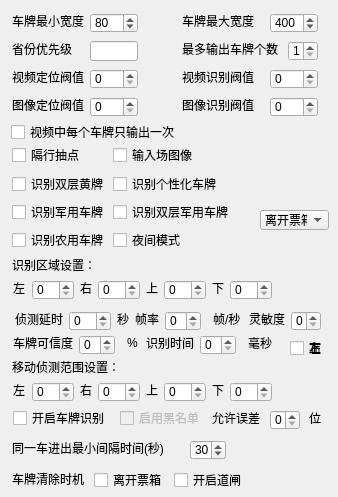
   <widget class="QWidget" name="tab1">
    <attribute name="title">
     <string>第一路视频</string>
    </attribute>
    <widget class="QLabel" name="lblParam11">
     <property name="geometry">
      <rect>
       <x>12</x>
       <y>13</y>
       <width>72</width>
       <height>16</height>
      </rect>
     </property>
     <property name="styleSheet">
      <string notr="true">background-image: url(none);</string>
     </property>
     <property name="text">
      <string>车牌最小宽度</string>
     </property>
    </widget>
    <widget class="QLabel" name="lblParam13">
     <property name="geometry">
      <rect>
       <x>12</x>
       <y>41</y>
       <width>60</width>
       <height>16</height>
      </rect>
     </property>
     <property name="styleSheet">
      <string notr="true">background-image: url(none);</string>
     </property>
     <property name="text">
      <string>省份优先级</string>
     </property>
    </widget>
    <widget class="QLabel" name="lblParam15">
     <property name="geometry">
      <rect>
       <x>12</x>
       <y>69</y>
       <width>72</width>
       <height>16</height>
      </rect>
     </property>
     <property name="styleSheet">
      <string notr="true">background-image: url(none);</string>
     </property>
     <property name="text">
      <string>视频定位阀值</string>
     </property>
    </widget>
    <widget class="QLabel" name="lblParam17">
     <property name="geometry">
      <rect>
       <x>12</x>
       <y>97</y>
       <width>72</width>
       <height>16</height>
      </rect>
     </property>
     <property name="styleSheet">
      <string notr="true">background-image: url(none);</string>
     </property>
     <property name="text">
      <string>图像定位阀值</string>
     </property>
    </widget>
    <widget class="QLabel" name="lblParam18">
     <property name="geometry">
      <rect>
       <x>182</x>
       <y>97</y>
       <width>72</width>
       <height>16</height>
      </rect>
     </property>
     <property name="styleSheet">
      <string notr="true">background-image: url(none);</string>
     </property>
     <property name="text">
      <string>图像识别阀值</string>
     </property>
    </widget>
    <widget class="QLabel" name="lblParam14">
     <property name="geometry">
      <rect>
       <x>182</x>
       <y>41</y>
       <width>96</width>
       <height>16</height>
      </rect>
     </property>
     <property name="styleSheet">
      <string notr="true">background-image: url(none);</string>
     </property>
     <property name="text">
      <string>最多输出车牌个数</string>
     </property>
    </widget>
    <widget class="QLabel" name="lblParam16">
     <property name="geometry">
      <rect>
       <x>182</x>
       <y>69</y>
       <width>72</width>
       <height>16</height>
      </rect>
     </property>
     <property name="styleSheet">
      <string notr="true">background-image: url(none);</string>
     </property>
     <property name="text">
      <string>视频识别阀值</string>
     </property>
    </widget>
    <widget class="QLabel" name="lblParam12">
     <property name="geometry">
      <rect>
       <x>182</x>
       <y>13</y>
       <width>72</width>
       <height>16</height>
      </rect>
     </property>
     <property name="styleSheet">
      <string notr="true">background-image: url(none);</string>
     </property>
     <property name="text">
      <string>车牌最大宽度</string>
     </property>
    </widget>
    <widget class="QSpinBox" name="val11">
     <property name="geometry">
      <rect>
       <x>90</x>
       <y>13</y>
       <width>48</width>
       <height>20</height>
      </rect>
     </property>
     <property name="styleSheet">
      <string notr="true">background-image: url(none);</string>
     </property>
     <property name="maximum">
      <number>999</number>
     </property>
     <property name="value">
      <number>80</number>
     </property>
    </widget>
    <widget class="QSpinBox" name="val12">
     <property name="geometry">
      <rect>
       <x>270</x>
       <y>13</y>
       <width>48</width>
       <height>20</height>
      </rect>
     </property>
     <property name="styleSheet">
      <string notr="true">background-image: url(none);</string>
     </property>
     <property name="maximum">
      <number>9999</number>
     </property>
     <property name="value">
      <number>400</number>
     </property>
    </widget>
    <widget class="QSpinBox" name="val16">
     <property name="geometry">
      <rect>
       <x>270</x>
       <y>69</y>
       <width>48</width>
       <height>20</height>
      </rect>
     </property>
     <property name="styleSheet">
      <string notr="true">background-image: url(none);</string>
     </property>
     <property name="maximum">
      <number>9</number>
     </property>
    </widget>
    <widget class="QSpinBox" name="val18">
     <property name="geometry">
      <rect>
       <x>270</x>
       <y>97</y>
       <width>48</width>
       <height>20</height>
      </rect>
     </property>
     <property name="styleSheet">
      <string notr="true">background-image: url(none);</string>
     </property>
     <property name="maximum">
      <number>9</number>
     </property>
    </widget>
    <widget class="QSpinBox" name="val17">
     <property name="geometry">
      <rect>
       <x>90</x>
       <y>97</y>
       <width>48</width>
       <height>20</height>
      </rect>
     </property>
     <property name="styleSheet">
      <string notr="true">background-image: url(none);</string>
     </property>
     <property name="maximum">
      <number>9</number>
     </property>
    </widget>
    <widget class="QSpinBox" name="val15">
     <property name="geometry">
      <rect>
       <x>90</x>
       <y>69</y>
       <width>48</width>
       <height>20</height>
      </rect>
     </property>
     <property name="styleSheet">
      <string notr="true">background-image: url(none);</string>
     </property>
     <property name="maximum">
      <number>9</number>
     </property>
    </widget>
    <widget class="QLineEdit" name="val13">
     <property name="geometry">
      <rect>
       <x>90</x>
       <y>41</y>
       <width>48</width>
       <height>20</height>
      </rect>
     </property>
     <property name="styleSheet">
      <string notr="true">background-image: url(none);</string>
     </property>
    </widget>
    <widget class="QSpinBox" name="val14">
     <property name="geometry">
      <rect>
       <x>288</x>
       <y>41</y>
       <width>30</width>
       <height>20</height>
      </rect>
     </property>
     <property name="styleSheet">
      <string notr="true">background-image: url(none);</string>
     </property>
     <property name="minimum">
      <number>1</number>
     </property>
     <property name="maximum">
      <number>6</number>
     </property>
    </widget>
    <widget class="QCheckBox" name="val19">
     <property name="geometry">
      <rect>
       <x>11</x>
       <y>124</y>
       <width>167</width>
       <height>16</height>
      </rect>
     </property>
     <property name="styleSheet">
      <string notr="true">background-image: url(none);</string>
     </property>
     <property name="text">
      <string>视频中每个车牌只输出一次</string>
     </property>
    </widget>
    <widget class="QCheckBox" name="val112">
     <property name="geometry">
      <rect>
       <x>12</x>
       <y>176</y>
       <width>95</width>
       <height>16</height>
      </rect>
     </property>
     <property name="styleSheet">
      <string notr="true">background-image: url(none);</string>
     </property>
     <property name="text">
      <string>识别双层黄牌</string>
     </property>
    </widget>
    <widget class="QCheckBox" name="val115">
     <property name="geometry">
      <rect>
       <x>113</x>
       <y>204</y>
       <width>119</width>
       <height>16</height>
      </rect>
     </property>
     <property name="styleSheet">
      <string notr="true">background-image: url(none);</string>
     </property>
     <property name="text">
      <string>识别双层军用车牌</string>
     </property>
    </widget>
    <widget class="QCheckBox" name="val116">
     <property name="geometry">
      <rect>
       <x>12</x>
       <y>232</y>
       <width>95</width>
       <height>16</height>
      </rect>
     </property>
     <property name="styleSheet">
      <string notr="true">background-image: url(none);</string>
     </property>
     <property name="text">
      <string>识别农用车牌</string>
     </property>
    </widget>
    <widget class="QCheckBox" name="val113">
     <property name="geometry">
      <rect>
       <x>113</x>
       <y>176</y>
       <width>107</width>
       <height>16</height>
      </rect>
     </property>
     <property name="styleSheet">
      <string notr="true">background-image: url(none);</string>
     </property>
     <property name="text">
      <string>识别个性化车牌</string>
     </property>
    </widget>
    <widget class="QCheckBox" name="val110">
     <property name="geometry">
      <rect>
       <x>12</x>
       <y>147</y>
       <width>71</width>
       <height>16</height>
      </rect>
     </property>
     <property name="styleSheet">
      <string notr="true">background-image: url(none);</string>
     </property>
     <property name="text">
      <string>隔行抽点</string>
     </property>
    </widget>
    <widget class="QCheckBox" name="val114">
     <property name="geometry">
      <rect>
       <x>12</x>
       <y>204</y>
       <width>95</width>
       <height>16</height>
      </rect>
     </property>
     <property name="styleSheet">
      <string notr="true">background-image: url(none);</string>
     </property>
     <property name="text">
      <string>识别军用车牌</string>
     </property>
    </widget>
    <widget class="QCheckBox" name="val111">
     <property name="geometry">
      <rect>
       <x>113</x>
       <y>147</y>
       <width>83</width>
       <height>16</height>
      </rect>
     </property>
     <property name="styleSheet">
      <string notr="true">background-image: url(none);</string>
     </property>
     <property name="text">
      <string>输入场图像</string>
     </property>
    </widget>
    <widget class="QCheckBox" name="val117">
     <property name="geometry">
      <rect>
       <x>113</x>
       <y>232</y>
       <width>71</width>
       <height>16</height>
      </rect>
     </property>
     <property name="styleSheet">
      <string notr="true">background-image: url(none);</string>
     </property>
     <property name="text">
      <string>夜间模式</string>
     </property>
    </widget>
    <widget class="QLabel" name="label">
     <property name="geometry">
      <rect>
       <x>12</x>
       <y>255</y>
       <width>91</width>
       <height>20</height>
      </rect>
     </property>
     <property name="styleSheet">
      <string notr="true">background-image: url(none);</string>
     </property>
     <property name="text">
      <string>识别区域设置：</string>
     </property>
    </widget>
    <widget class="QLabel" name="label_2">
     <property name="geometry">
      <rect>
       <x>13</x>
       <y>280</y>
       <width>16</width>
       <height>16</height>
      </rect>
     </property>
     <property name="styleSheet">
      <string notr="true">background-image: url(none);</string>
     </property>
     <property name="text">
      <string>左</string>
     </property>
    </widget>
    <widget class="QLabel" name="label_3">
     <property name="geometry">
      <rect>
       <x>80</x>
       <y>280</y>
       <width>16</width>
       <height>16</height>
      </rect>
     </property>
     <property name="styleSheet">
      <string notr="true">background-image: url(none);</string>
     </property>
     <property name="text">
      <string>右</string>
     </property>
    </widget>
    <widget class="QLabel" name="label_4">
     <property name="geometry">
      <rect>
       <x>146</x>
       <y>280</y>
       <width>16</width>
       <height>16</height>
      </rect>
     </property>
     <property name="styleSheet">
      <string notr="true">background-image: url(none);</string>
     </property>
     <property name="text">
      <string>上</string>
     </property>
    </widget>
    <widget class="QLabel" name="label_5">
     <property name="geometry">
      <rect>
       <x>212</x>
       <y>280</y>
       <width>16</width>
       <height>16</height>
      </rect>
     </property>
     <property name="styleSheet">
      <string notr="true">background-image: url(none);</string>
     </property>
     <property name="text">
      <string>下</string>
     </property>
    </widget>
    <widget class="QSpinBox" name="val118">
     <property name="geometry">
      <rect>
       <x>32</x>
       <y>280</y>
       <width>42</width>
       <height>20</height>
      </rect>
     </property>
     <property name="styleSheet">
      <string notr="true">background-image: url(none);</string>
     </property>
     <property name="maximum">
      <number>999</number>
     </property>
    </widget>
    <widget class="QSpinBox" name="val119">
     <property name="geometry">
      <rect>
       <x>98</x>
       <y>280</y>
       <width>42</width>
       <height>20</height>
      </rect>
     </property>
     <property name="styleSheet">
      <string notr="true">background-image: url(none);</string>
     </property>
     <property name="maximum">
      <number>999</number>
     </property>
    </widget>
    <widget class="QSpinBox" name="val120">
     <property name="geometry">
      <rect>
       <x>164</x>
       <y>280</y>
       <width>42</width>
       <height>20</height>
      </rect>
     </property>
     <property name="styleSheet">
      <string notr="true">background-image: url(none);</string>
     </property>
     <property name="maximum">
      <number>999</number>
     </property>
    </widget>
    <widget class="QSpinBox" name="val121">
     <property name="geometry">
      <rect>
       <x>230</x>
       <y>280</y>
       <width>42</width>
       <height>20</height>
      </rect>
     </property>
     <property name="styleSheet">
      <string notr="true">background-image: url(none);</string>
     </property>
     <property name="maximum">
      <number>999</number>
     </property>
    </widget>
    <widget class="QLabel" name="label_32">
     <property name="geometry">
      <rect>
       <x>13</x>
       <y>335</y>
       <width>60</width>
       <height>16</height>
      </rect>
     </property>
     <property name="styleSheet">
      <string notr="true">background-image: url(none);</string>
     </property>
     <property name="text">
      <string>车牌可信度</string>
     </property>
    </widget>
    <widget class="QLabel" name="label_33">
     <property name="geometry">
      <rect>
       <x>146</x>
       <y>335</y>
       <width>48</width>
       <height>16</height>
      </rect>
     </property>
     <property name="styleSheet">
      <string notr="true">background-image: url(none);</string>
     </property>
     <property name="text">
      <string>识别时间</string>
     </property>
    </widget>
    <widget class="QLabel" name="label_34">
     <property name="geometry">
      <rect>
       <x>127</x>
       <y>335</y>
       <width>16</width>
       <height>16</height>
      </rect>
     </property>
     <property name="styleSheet">
      <string notr="true">background-image: url(none);</string>
     </property>
     <property name="text">
      <string>%</string>
     </property>
    </widget>
    <widget class="QLabel" name="label_35">
     <property name="geometry">
      <rect>
       <x>248</x>
       <y>335</y>
       <width>24</width>
       <height>16</height>
      </rect>
     </property>
     <property name="styleSheet">
      <string notr="true">background-image: url(none);</string>
     </property>
     <property name="text">
      <string>毫秒</string>
     </property>
    </widget>
    <widget class="QSpinBox" name="val125">
     <property name="geometry">
      <rect>
       <x>79</x>
       <y>335</y>
       <width>36</width>
       <height>20</height>
      </rect>
     </property>
     <property name="styleSheet">
      <string notr="true">background-image: url(none);</string>
     </property>
     <property name="maximum">
      <number>100</number>
     </property>
    </widget>
    <widget class="QSpinBox" name="val126">
     <property name="geometry">
      <rect>
       <x>200</x>
       <y>335</y>
       <width>36</width>
       <height>20</height>
      </rect>
     </property>
     <property name="styleSheet">
      <string notr="true">background-image: url(none);</string>
     </property>
     <property name="maximum">
      <number>500</number>
     </property>
    </widget>
    <widget class="QLabel" name="label_24">
     <property name="geometry">
      <rect>
       <x>15</x>
       <y>311</y>
       <width>48</width>
       <height>16</height>
      </rect>
     </property>
     <property name="styleSheet">
      <string notr="true">background-image: url(none);</string>
     </property>
     <property name="text">
      <string>侦测延时</string>
     </property>
    </widget>
    <widget class="QLabel" name="label_49">
     <property name="geometry">
      <rect>
       <x>213</x>
       <y>311</y>
       <width>30</width>
       <height>16</height>
      </rect>
     </property>
     <property name="styleSheet">
      <string notr="true">background-image: url(none);</string>
     </property>
     <property name="text">
      <string>帧/秒</string>
     </property>
    </widget>
    <widget class="QLabel" name="label_48">
     <property name="geometry">
      <rect>
       <x>135</x>
       <y>311</y>
       <width>24</width>
       <height>16</height>
      </rect>
     </property>
     <property name="styleSheet">
      <string notr="true">background-image: url(none);</string>
     </property>
     <property name="text">
      <string>帧率</string>
     </property>
    </widget>
    <widget class="QSpinBox" name="val123">
     <property name="geometry">
      <rect>
       <x>165</x>
       <y>311</y>
       <width>36</width>
       <height>20</height>
      </rect>
     </property>
     <property name="styleSheet">
      <string notr="true">background-image: url(none);</string>
     </property>
     <property name="maximum">
      <number>30</number>
     </property>
    </widget>
    <widget class="QLabel" name="label_25">
     <property name="geometry">
      <rect>
       <x>117</x>
       <y>311</y>
       <width>16</width>
       <height>16</height>
      </rect>
     </property>
     <property name="styleSheet">
      <string notr="true">background-image: url(none);</string>
     </property>
     <property name="text">
      <string>秒</string>
     </property>
    </widget>
    <widget class="QSpinBox" name="val122">
     <property name="geometry">
      <rect>
       <x>69</x>
       <y>311</y>
       <width>42</width>
       <height>20</height>
      </rect>
     </property>
     <property name="styleSheet">
      <string notr="true">background-image: url(none);</string>
     </property>
     <property name="maximum">
      <number>999</number>
     </property>
    </widget>
    <widget class="QLabel" name="label_56">
     <property name="geometry">
      <rect>
       <x>249</x>
       <y>311</y>
       <width>36</width>
       <height>16</height>
      </rect>
     </property>
     <property name="styleSheet">
      <string notr="true">background-image: url(none);</string>
     </property>
     <property name="text">
      <string>灵敏度</string>
     </property>
    </widget>
    <widget class="QSpinBox" name="val124">
     <property name="geometry">
      <rect>
       <x>291</x>
       <y>311</y>
       <width>30</width>
       <height>20</height>
      </rect>
     </property>
     <property name="styleSheet">
      <string notr="true">background-image: url(none);</string>
     </property>
     <property name="maximum">
      <number>6</number>
     </property>
    </widget>
    <widget class="QSpinBox" name="val130">
     <property name="geometry">
      <rect>
       <x>230</x>
       <y>382</y>
       <width>42</width>
       <height>20</height>
      </rect>
     </property>
     <property name="styleSheet">
      <string notr="true">background-image: url(none);</string>
     </property>
     <property name="maximum">
      <number>575</number>
     </property>
    </widget>
    <widget class="QLabel" name="label_60">
     <property name="geometry">
      <rect>
       <x>146</x>
       <y>382</y>
       <width>16</width>
       <height>16</height>
      </rect>
     </property>
     <property name="styleSheet">
      <string notr="true">background-image: url(none);</string>
     </property>
     <property name="text">
      <string>上</string>
     </property>
    </widget>
    <widget class="QSpinBox" name="val129">
     <property name="geometry">
      <rect>
       <x>164</x>
       <y>382</y>
       <width>42</width>
       <height>20</height>
      </rect>
     </property>
     <property name="styleSheet">
      <string notr="true">background-image: url(none);</string>
     </property>
     <property name="maximum">
      <number>999</number>
     </property>
    </widget>
    <widget class="QLabel" name="label_61">
     <property name="geometry">
      <rect>
       <x>13</x>
       <y>382</y>
       <width>16</width>
       <height>16</height>
      </rect>
     </property>
     <property name="styleSheet">
      <string notr="true">background-image: url(none);</string>
     </property>
     <property name="text">
      <string>左</string>
     </property>
    </widget>
    <widget class="QSpinBox" name="val128">
     <property name="geometry">
      <rect>
       <x>98</x>
       <y>382</y>
       <width>42</width>
       <height>20</height>
      </rect>
     </property>
     <property name="styleSheet">
      <string notr="true">background-image: url(none);</string>
     </property>
     <property name="maximum">
      <number>703</number>
     </property>
    </widget>
    <widget class="QLabel" name="label_62">
     <property name="geometry">
      <rect>
       <x>212</x>
       <y>382</y>
       <width>16</width>
       <height>16</height>
      </rect>
     </property>
     <property name="styleSheet">
      <string notr="true">background-image: url(none);</string>
     </property>
     <property name="text">
      <string>下</string>
     </property>
    </widget>
    <widget class="QLabel" name="label_63">
     <property name="geometry">
      <rect>
       <x>12</x>
       <y>357</y>
       <width>121</width>
       <height>20</height>
      </rect>
     </property>
     <property name="styleSheet">
      <string notr="true">background-image: url(none);</string>
     </property>
     <property name="text">
      <string>移动侦测范围设置：</string>
     </property>
    </widget>
    <widget class="QSpinBox" name="val127">
     <property name="geometry">
      <rect>
       <x>32</x>
       <y>382</y>
       <width>42</width>
       <height>20</height>
      </rect>
     </property>
     <property name="styleSheet">
      <string notr="true">background-image: url(none);</string>
     </property>
     <property name="maximum">
      <number>999</number>
     </property>
    </widget>
    <widget class="QLabel" name="label_64">
     <property name="geometry">
      <rect>
       <x>80</x>
       <y>382</y>
       <width>16</width>
       <height>16</height>
      </rect>
     </property>
     <property name="styleSheet">
      <string notr="true">background-image: url(none);</string>
     </property>
     <property name="text">
      <string>右</string>
     </property>
    </widget>
    <widget class="QCheckBox" name="val131">
     <property name="geometry">
      <rect>
       <x>13</x>
       <y>410</y>
       <width>95</width>
       <height>16</height>
      </rect>
     </property>
     <property name="styleSheet">
      <string notr="true">background-image: url(none);</string>
     </property>
     <property name="text">
      <string>开启车牌识别</string>
     </property>
     <property name="checked">
      <bool>false</bool>
     </property>
    </widget>
    <widget class="QLabel" name="label_21">
     <property name="geometry">
      <rect>
       <x>212</x>
       <y>410</y>
       <width>48</width>
       <height>16</height>
      </rect>
     </property>
     <property name="styleSheet">
      <string notr="true">background-image: url(none);</string>
     </property>
     <property name="text">
      <string>允许误差</string>
     </property>
    </widget>
    <widget class="QSpinBox" name="val133">
     <property name="geometry">
      <rect>
       <x>270</x>
       <y>410</y>
       <width>30</width>
       <height>20</height>
      </rect>
     </property>
     <property name="styleSheet">
      <string notr="true">background-image: url(none);</string>
     </property>
     <property name="maximum">
      <number>8</number>
     </property>
    </widget>
    <widget class="QCheckBox" name="val132">
     <property name="enabled">
      <bool>false</bool>
     </property>
     <property name="geometry">
      <rect>
       <x>120</x>
       <y>410</y>
       <width>83</width>
       <height>16</height>
      </rect>
     </property>
     <property name="styleSheet">
      <string notr="true">background-image: url(none);</string>
     </property>
     <property name="text">
      <string>启用黑名单</string>
     </property>
    </widget>
    <widget class="QLabel" name="label_22">
     <property name="geometry">
      <rect>
       <x>309</x>
       <y>410</y>
       <width>16</width>
       <height>16</height>
      </rect>
     </property>
     <property name="styleSheet">
      <string notr="true">background-image: url(none);</string>
     </property>
     <property name="text">
      <string>位</string>
     </property>
    </widget>
    <widget class="QLabel" name="label_85">
     <property name="geometry">
      <rect>
       <x>12</x>
       <y>440</y>
       <width>171</width>
       <height>16</height>
      </rect>
     </property>
     <property name="styleSheet">
      <string notr="true">background-image: url(none);</string>
     </property>
     <property name="text">
      <string>同一车进出最小间隔时间(秒)</string>
     </property>
    </widget>
    <widget class="QCheckBox" name="val134">
     <property name="geometry">
      <rect>
       <x>290</x>
       <y>340</y>
       <width>35</width>
       <height>16</height>
      </rect>
     </property>
     <property name="styleSheet">
      <string notr="true">background-image: url(none);</string>
     </property>
     <property name="text">
      <string>左</string>
     </property>
    </widget>
    <widget class="QCheckBox" name="val135">
     <property name="geometry">
      <rect>
       <x>290</x>
       <y>340</y>
       <width>35</width>
       <height>16</height>
      </rect>
     </property>
     <property name="styleSheet">
      <string notr="true">background-image: url(none);</string>
     </property>
     <property name="text">
      <string>右</string>
     </property>
    </widget>
    <widget class="QCheckBox" name="val136">
     <property name="geometry">
      <rect>
       <x>290</x>
       <y>340</y>
       <width>35</width>
       <height>16</height>
      </rect>
     </property>
     <property name="styleSheet">
      <string notr="true">background-image: url(none);</string>
     </property>
     <property name="text">
      <string>上</string>
     </property>
    </widget>
    <widget class="QCheckBox" name="val137">
     <property name="geometry">
      <rect>
       <x>290</x>
       <y>340</y>
       <width>35</width>
       <height>16</height>
      </rect>
     </property>
     <property name="styleSheet">
      <string notr="true">background-image: url(none);</string>
     </property>
     <property name="text">
      <string>下</string>
     </property>
    </widget>
    <widget class="QSpinBox" name="val138">
     <property name="geometry">
      <rect>
       <x>190</x>
       <y>440</y>
       <width>36</width>
       <height>20</height>
      </rect>
     </property>
     <property name="styleSheet">
      <string notr="true">background-image: url(none);</string>
     </property>
     <property name="value">
      <number>30</number>
     </property>
    </widget>
    <widget class="QLabel" name="label_89">
     <property name="geometry">
      <rect>
       <x>12</x>
       <y>471</y>
       <width>72</width>
       <height>16</height>
      </rect>
     </property>
     <property name="text">
      <string>车牌清除时机</string>
     </property>
    </widget>
    <widget class="QComboBox" name="val139">
     <property name="geometry">
      <rect>
       <x>260</x>
       <y>210</y>
       <width>69</width>
       <height>20</height>
      </rect>
     </property>
     <item>
      <property name="text">
       <string>离开票箱</string>
      </property>
     </item>
     <item>
      <property name="text">
       <string>开启道闸</string>
      </property>
     </item>
    </widget>
    <widget class="QCheckBox" name="val140">
     <property name="geometry">
      <rect>
       <x>94</x>
       <y>472</y>
       <width>71</width>
       <height>16</height>
      </rect>
     </property>
     <property name="text">
      <string>离开票箱</string>
     </property>
    </widget>
    <widget class="QCheckBox" name="val141">
     <property name="geometry">
      <rect>
       <x>174</x>
       <y>472</y>
       <width>71</width>
       <height>16</height>
      </rect>
     </property>
     <property name="text">
      <string>开启道闸</string>
     </property>
    </widget>
   </widget>
